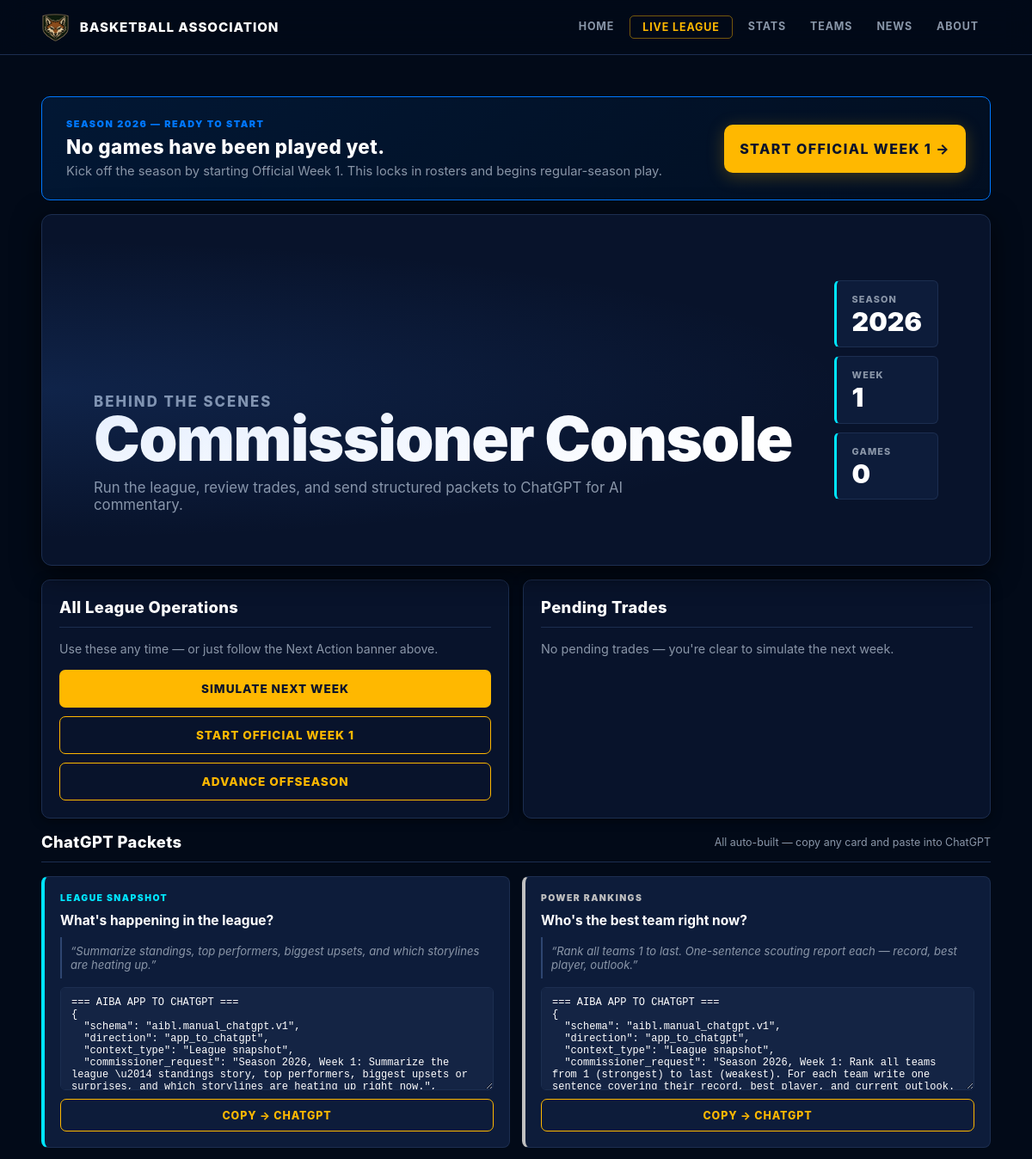
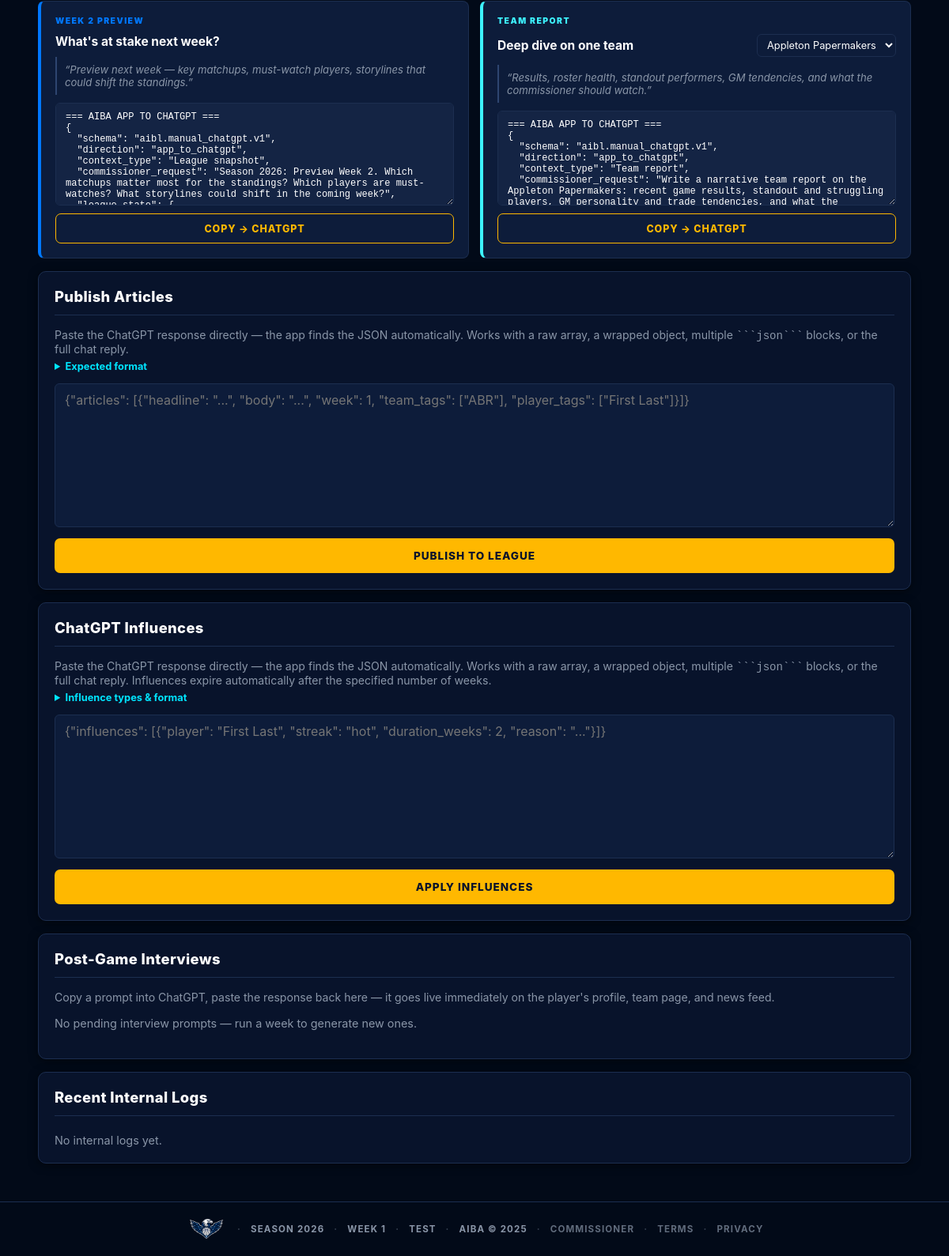
Page /commissioner (signed in) on the committed database (2 pictures, top to bottom).
### tables this page shows
CREATE TABLE league_state (
            id           INTEGER PRIMARY KEY,
            current_week INTEGER DEFAULT 1,
            season_year  INTEGER DEFAULT 2026,
            mode         TEXT DEFAULT 'test',
            official_started INTEGER DEFAULT 0,
            offseason_stage TEXT,
            offseason_from_season INTEGER,
            last_updated TEXT
        , phase TEXT DEFAULT 'regular_season');

### web_app.py (the view)
@app.route("/commissioner")
@require_commissioner
def commissioner():
    data = commissioner_data()
    if not data:
        return render_no_league()
    return render_template("commissioner.html", **data, active="commissioner")

### templates/commissioner.html (shortened to what this page needs)
{% extends "base.html" %}
{% block content %}
{% if state.phase == 'offseason' %}
  <div class="next-action offseason">
    <div>
      <p class="na-label">Offseason Mode &mdash; {{ offseason_stage_label }}</p>
      <h2>Advance the next offseason stage.</h2>
      <p>Move through retirements, development, contracts, the rookie draft, free agency, roster finalization, and schedule release one step at a time.</p>
    </div>
    <form method="post" action="{{ url_for('commissioner_action') }}">
      <input type="hidden" name="action" value="run_offseason">
      <button type="submit" class="cta-big">Run {{ offseason_stage_label }} &rarr;</button>
    </form>
  </div>
{% elif games_played == 0 %}
  <div class="next-action ready">
    <div>
      <p class="na-label">Season {{ state.season_year }} &mdash; Ready to Start</p>
      <h2>No games have been played yet.</h2>
      <p>Kick off the season by starting Official Week 1. This locks in rosters and begins regular-season play.</p>
    </div>
    <form method="post" action="{{ url_for('commissioner_action') }}">
      <button type="submit" class="cta-big">Start Official Week 1 &rarr;</button>
    </form>
  </div>
{% endif %}
<section class="commissioner-hero" style="margin-top:16px;">
  <div>
    <p class="eyebrow">Behind the scenes</p>
    <h1>Commissioner Console</h1>
    <p>Run the league, review trades, and send structured packets to ChatGPT for AI commentary.</p>
  </div>
  <dl class="hero-stats">
    <div><dt>Season</dt><dd>{{ state.season_year }}</dd></div>
    <div><dt>Week</dt><dd>{{ state.current_week }}</dd></div>
    <div><dt>Games</dt><dd>{{ games_played }}</dd></div>
  </dl>
</section>
<section class="section-grid">
  <div class="panel">
    <div class="section-head"><h2>All League Operations</h2></div>
    <p style="color:var(--muted);font-size:0.88rem;margin:0 0 16px;">Use these any time — or just follow the Next Action banner above.</p>
    <div class="action-stack">
      <form method="post" action="{{ url_for('commissioner_action') }}">
        <button type="submit">Simulate Next Week</button>
      </form>
      <form method="post" action="{{ url_for('commissioner_action') }}">
        <button type="submit" class="secondary">Start Official Week 1</button>
      </form>
      <form method="post" action="{{ url_for('commissioner_action') }}">
        <button type="submit" class="secondary">Advance Offseason</button>
      </form>
    </div>
  </div>
  <div class="panel wide">
    <div class="section-head">
      <h2>Pending Trades</h2>
    </div>
    {% for trade in pending_trades %}
      <article class="trade-card">
        <div>
          <p class="eyebrow">Trade #{{ trade.id }} &mdash; Week {{ trade.week }}</p>
          <h3>{{ trade.proposing_team }} &harr; {{ trade.receiving_team }}</h3>
          <p><strong>{{ trade.proposing_team }} sends:</strong> {{ trade.offered_players|map(attribute='player')|join(', ') }}</p>
          <p><strong>{{ trade.receiving_team }} sends:</strong> {{ trade.requested_players|map(attribute='player')|join(', ') }}</p>
          {% if trade.rejection_reason %}<p class="note">{{ trade.rejection_reason }}</p>{% endif %}
        </div>
        <div class="trade-actions">
          <form method="post" action="{{ url_for('commissioner_action') }}">
            <input type="hidden" name="action" value="approve_trade">
            <input type="hidden" name="trade_id" value="{{ trade.id }}">
            <button type="submit">Approve</button>
          </form>
          <form method="post" action="{{ url_for('commissioner_action') }}">
            <input type="hidden" name="action" value="skip_trade">
            <input type="hidden" name="trade_id" value="{{ trade.id }}">
            <button type="submit" class="secondary">Skip</button>
          </form>
          <form method="post" action="{{ url_for('commissioner_action') }}" class="veto-form">
            <input type="hidden" name="action" value="veto_trade">
            <input type="hidden" name="trade_id" value="{{ trade.id }}">
            <input name="reason" placeholder="Veto reason…">
            <button type="submit" class="danger">Veto</button>
          </form>
        </div>
      </article>
    {% else %}
      <p class="empty">No pending trades — you're clear to simulate the next week.</p>
    {% endfor %}
  </div>
</section>
<section style="margin-top:16px;">
  <div class="section-head">
    <h2>ChatGPT Packets</h2>
    <span style="color:var(--muted);font-size:0.78rem;">All auto-built &mdash; copy any card and paste into ChatGPT</span>
  </div>
  <div class="packet-cards">
    <div class="packet-card accent-orange">
      <p class="pc-type">League Snapshot</p>
      <h3>What's happening in the league?</h3>
      <p class="pc-prompt">&ldquo;Summarize standings, top performers, biggest upsets, and which storylines are heating up.&rdquo;</p>
      {% if auto_snapshot %}
        <textarea class="copy-box pc-box" readonly id="pkt-snapshot">{{ auto_snapshot }}</textarea>
        <button type="button" class="btn-copy secondary" data-target="pkt-snapshot">Copy &rarr; ChatGPT</button>
      {% else %}
        <p class="empty">Run Week 1 first.</p>
      {% endif %}
    </div>
    <div class="packet-card accent-gold">
      <p class="pc-type">Power Rankings</p>
      <h3>Who's the best team right now?</h3>
      <p class="pc-prompt">&ldquo;Rank all teams 1 to last. One-sentence scouting report each &mdash; record, best player, outlook.&rdquo;</p>
      {% if auto_power_rankings %}
        <textarea class="copy-box pc-box" readonly id="pkt-rankings">{{ auto_power_rankings }}</textarea>
        <button type="button" class="btn-copy secondary" data-target="pkt-rankings">Copy &rarr; ChatGPT</button>
      {% else %}
        <p class="empty">Run Week 1 first.</p>
      {% endif %}
    </div>
    <div class="packet-card accent-blue">
      <p class="pc-type">Week {{ state.current_week + 1 }} Preview</p>
      <h3>What's at stake next week?</h3>
      <p class="pc-prompt">&ldquo;Preview next week &mdash; key matchups, must-watch players, storylines that could shift the standings.&rdquo;</p>
      {% if auto_week_preview %}
        <textarea class="copy-box pc-box" readonly id="pkt-preview">{{ auto_week_preview }}</textarea>
        <button type="button" class="btn-copy secondary" data-target="pkt-preview">Copy &rarr; ChatGPT</button>
      {% else %}
        <p class="empty">Run Week 1 first.</p>
      {% endif %}
    </div>
    {% if auto_team_packets %}
    <div class="packet-card accent-green">
      <p class="pc-type">Team Report</p>
      <div style="display:flex;align-items:center;justify-content:space-between;gap:10px;flex-wrap:wrap;">
        <h3 style="margin:0;">Deep dive on one team</h3>
        <select id="team-packet-select" onchange="switchTeamPacket()" style="width:auto;min-width:160px;padding:5px 8px;font-size:0.8rem;">
          {% for tp in auto_team_packets %}
            <option value="{{ loop.index0 }}">{{ tp.team_name }}</option>
          {% endfor %}
        </select>
      </div>
      <p class="pc-prompt">&ldquo;Results, roster health, standout performers, GM tendencies, and what the commissioner should watch.&rdquo;</p>
      <textarea class="copy-box pc-box" readonly id="pkt-team">{{ auto_team_packets[0].packet }}</textarea>
      <button type="button" class="btn-copy secondary" data-target="pkt-team">Copy &rarr; ChatGPT</button>
    </div>
    {% endif %}
  </div>
</section>
<section style="margin-top:16px;">
  <div class="panel">
    <div class="section-head"><h2>Publish Articles</h2></div>
    <p style="color:var(--muted);font-size:0.88rem;margin:0 0 6px;">
      Paste the ChatGPT response directly — the app finds the JSON automatically.
      Works with a raw array, a wrapped object, multiple&nbsp;<code>```json```</code>&nbsp;blocks, or the full chat reply.
    </p>
    <details style="margin-bottom:14px;">
      <summary style="cursor:pointer;font-size:0.8rem;color:var(--accent);font-weight:700;">Expected format</summary>
    </details>
    <form method="post" action="{{ url_for('commissioner_articles_add') }}">
      <textarea name="articles_json" rows="8" placeholder='{"articles": [{"headline": "...", "body": "...", "week": 1, "team_tags": ["ABR"], "player_tags": ["First Last"]}]}'></textarea>
      <button type="submit" style="margin-top:10px;">Publish to League</button>
    </form>
  </div>
</section>
<section style="margin-top:16px;">
  <div class="panel">
    <div class="section-head"><h2>ChatGPT Influences</h2></div>
    <p style="color:var(--muted);font-size:0.88rem;margin:0 0 6px;">
      Paste the ChatGPT response directly — the app finds the JSON automatically.
      Works with a raw array, a wrapped object, multiple&nbsp;<code>```json```</code>&nbsp;blocks, or the full chat reply.
      Influences expire automatically after the specified number of weeks.
    </p>
    <details style="margin-bottom:14px;">
      <summary style="cursor:pointer;font-size:0.8rem;color:var(--accent);font-weight:700;">Influence types &amp; format</summary>
    </details>
    <form method="post" action="{{ url_for('commissioner_influences_add') }}">
      <textarea name="influences_json" rows="8" placeholder='{"influences": [{"player": "First Last", "streak": "hot", "duration_weeks": 2, "reason": "..."}]}'></textarea>
      <button type="submit" style="margin-top:10px;">Apply Influences</button>
    </form>
  </div>
</section>
<section id="interviews" style="margin-top:16px;">
  <div class="panel">
    <div class="section-head">
      <h2>Post-Game Interviews</h2>
    </div>
    <p style="color:var(--muted);font-size:0.88rem;margin:0 0 16px;">
      Copy a prompt into ChatGPT, paste the response back here — it goes live immediately on the player's profile, team page, and news feed.
    </p>
    {% for iv in pending_interviews %}
    <article style="border:1px solid var(--border);border-radius:8px;padding:14px 16px;margin-bottom:16px;">
      <p class="eyebrow" style="margin:0 0 4px;">Week {{ iv.week }} &mdash;
        <a href="{{ url_for('player_page', player_id=iv.player_id) }}">{{ iv.player_name }}</a>
        &middot; {{ iv.team_name }}
      </p>
      <p style="font-size:0.88rem;color:var(--muted);margin:0 0 10px;font-style:italic;">Q: {{ iv.question }}</p>
      <details style="margin-bottom:10px;">
        <summary style="cursor:pointer;font-size:0.8rem;color:var(--accent);font-weight:700;">View / Copy Full Prompt</summary>
        <textarea readonly id="iv-prompt-{{ iv.id }}"
          style="width:100%;min-height:220px;font-family:monospace;font-size:0.78em;
                 background:var(--surface-2);border:1px solid var(--border);
                 padding:10px;resize:vertical;margin-top:8px;">{{ iv.context_packet }}</textarea>
        <button type="button" class="btn-copy secondary"
                data-target="iv-prompt-{{ iv.id }}"
                style="margin-top:6px;">Copy &rarr; ChatGPT</button>
      </details>
      <form method="post" action="{{ url_for('interview_submit', interview_id=iv.id) }}">
        <textarea name="response" rows="3"
          style="width:100%;font-family:Georgia,serif;font-size:0.9em;
                 border:1px solid var(--border);padding:8px;resize:vertical;"
          placeholder="Paste ChatGPT's response here&hellip;" required></textarea>
        <button type="submit" style="margin-top:8px;">Publish Quote</button>
      </form>
    </article>
    {% else %}
      <p class="empty" style="margin-bottom:16px;">No pending interview prompts — run a week to generate new ones.</p>
    {% endfor %}
  </div>
</section>
<section style="margin-top:16px;">
  <div class="panel">
    <div class="section-head"><h2>Recent Internal Logs</h2></div>
    <div class="log-list">
      {% for log in logs %}
        <article>
          <div class="story-meta">{{ log.source }} / {{ log.abbreviation }} / Week {{ log.week }}</div>
          <strong>{{ log.actor }}: {{ log.event_type|event_label }}</strong>
          <p>{{ log.detail }}</p>
        </article>
      {% else %}
        <p class="empty">No internal logs yet.</p>
      {% endfor %}
    </div>
  </div>
</section>
{% endblock %}

### templates/base.html (shortened to what this page needs)
<!doctype html>
<html lang="en">
<head>
  <link rel="stylesheet" href="{{ url_for('static', filename='site.css') }}">
</head>
<body>
  <header class="site-header">
    <a class="brand" href="{{ url_for('home') }}">
      <img src="{{ url_for('static', filename='images/league/primary.png') }}"
           alt="AIBA"
           class="brand-logo"
           onerror="this.style.display='none';this.nextElementSibling.style.display='inline-flex'">
      <span class="brand-copy">Basketball Association</span>
    </a>
    <nav class="nav" aria-label="Primary">
      <a class="{{ 'active' if active == 'home' else '' }}" href="{{ url_for('home') }}">Home</a>
      <a class="nav-cta {{ 'active' if active == 'live_league' else '' }}" href="{{ url_for('live_league') }}">Live League</a>
      <div class="nav-group">
        <a class="{{ 'active' if active in ('standings','scores','leaders') else '' }}" href="{{ url_for('standings') }}">Stats</a>
      </div>
      <div class="nav-group">
        <a class="{{ 'active' if active in ('teams','players') else '' }}" href="{{ url_for('teams') }}">Teams</a>
      </div>
      <a class="{{ 'active' if active == 'news' else '' }}" href="{{ url_for('news') }}">News</a>
      <div class="nav-group">
        <a class="{{ 'active' if active in ('about','contact') else '' }}" href="{{ url_for('about') }}">About</a>
      </div>
    </nav>
  </header>
  <main>
    {% block content %}{% endblock %}
  </main>
  <footer class="footer">
    <img src="{{ url_for('static', filename='images/league/secondary.png') }}"
         alt="AIBA"
         class="logo-league-secondary"
         onerror="this.style.display='none'">
    <span>Season {{ state.season_year if state else "—" }}</span>
    <span>Week {{ state.current_week if state else "—" }}</span>
    <span>{{ state.mode|upper if state else "NO LEAGUE" }}</span>
    <span>AIBA &copy; 2025</span>
    <span><a href="{{ url_for('commissioner') }}" style="color:inherit;opacity:0.7;">Commissioner</a></span>
    <span><a href="{{ url_for('terms') }}" style="color:inherit;opacity:0.7;">Terms</a></span>
    <span><a href="{{ url_for('privacy') }}" style="color:inherit;opacity:0.7;">Privacy</a></span>
  </footer>
</body>
</html>

### rows in the picture
league_state: season_year "2026", current_week "1", state.current_week+1 "2", mode "TEST"

### other values in the picture
{{ games_played }} "0"
form field value "Appleton Papermakers"
